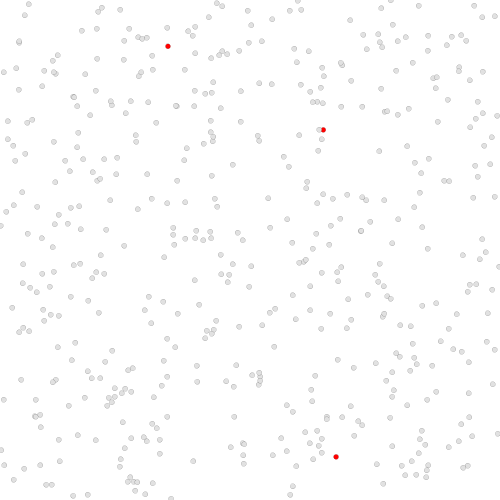
Frame 1 (no input)
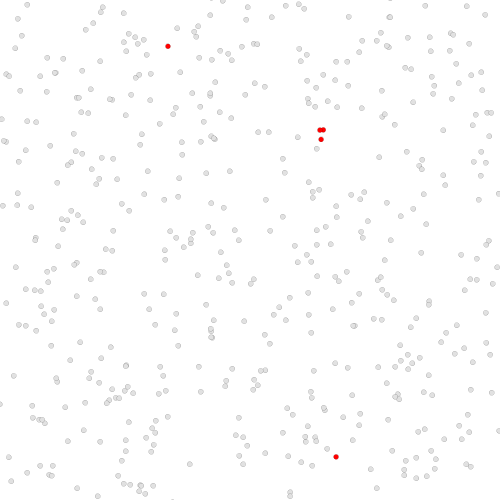
Frame 60 (the mouse pressed at the canvas centre just before this capture)
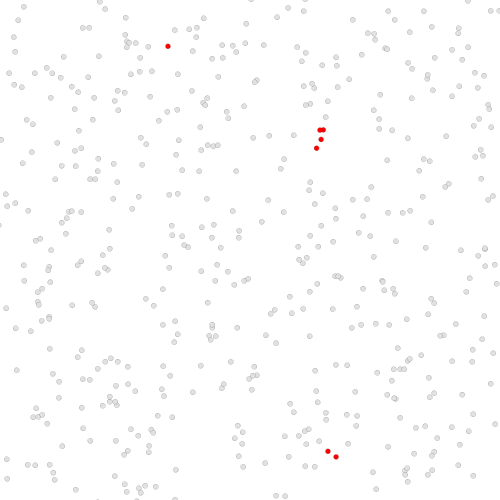
Frame 120 (the mouse held since frame 60 and released just before this capture)

The Processing sketch that drew these frames (run headless with seeded random() and noise(); from frame 60 on, the mouse is pressed at the canvas centre):

// Processing sketch: processing_118010
// ── processing_118010.pde

 
Cell[]myCells= new Cell[500];


void setup() {
  size(500, 500);
  for (int i=0; i <myCells.length; i++) {
    myCells[i]=new Cell();
  }
  myCells[0].isseed=true;
  // increase the number of initial seeds
 myCells[4].isseed=true;
  myCells[400].isseed=true;
  
}


void draw () {
   background(255);
  for (int i=0; i<myCells.length;i++) {
     myCells[i].display();
    myCells[i].update();
  }
  for (int i=0; i<myCells.length; i++) {
    if (myCells[i].isseed== false) {
      for (int j=0; j<myCells.length; j++) {
        if (myCells[j].isseed==true) {
          float d;
          d= PVector.dist(myCells[i].location, myCells[j].location);
          if (d<10) {
            myCells[i].isseed=true;
            //strokeWeight(random(1,10));
           // stroke(random(0,255),random(0,255),random(0,255));
            //line(myCells[i].location.x, myCells[i].location.y, myCells[j].location.x, myCells[j].location.y);
          }
        }
      }
    }
  }
}

class Cell {
  PVector location= new PVector(); //creating vectors
  PVector velocity=new PVector();
  float dia;
  boolean isseed;
  float cellred, cellgreen, cellblue;
  float lineweight;

  Cell() {
    location = new PVector(random(500), random(500)); 
    dia=5;
    isseed=false;
    cellred=225;
    cellblue=225;
    cellgreen=225;
    lineweight=0.1;
  }

  void display() {
    strokeWeight(lineweight);
    if (isseed==true) {
      fill(255, 0, 0);
    }
    if (isseed==false) {
      fill(cellred, cellgreen, cellblue);
    }

    ellipse(location.x, location.y, dia, dia);
  }
  void update() {
    if (isseed==false) {
      velocity = new PVector(random(-1, 1), random(-1, 1));
      location.add(velocity);
    }
  }
}
